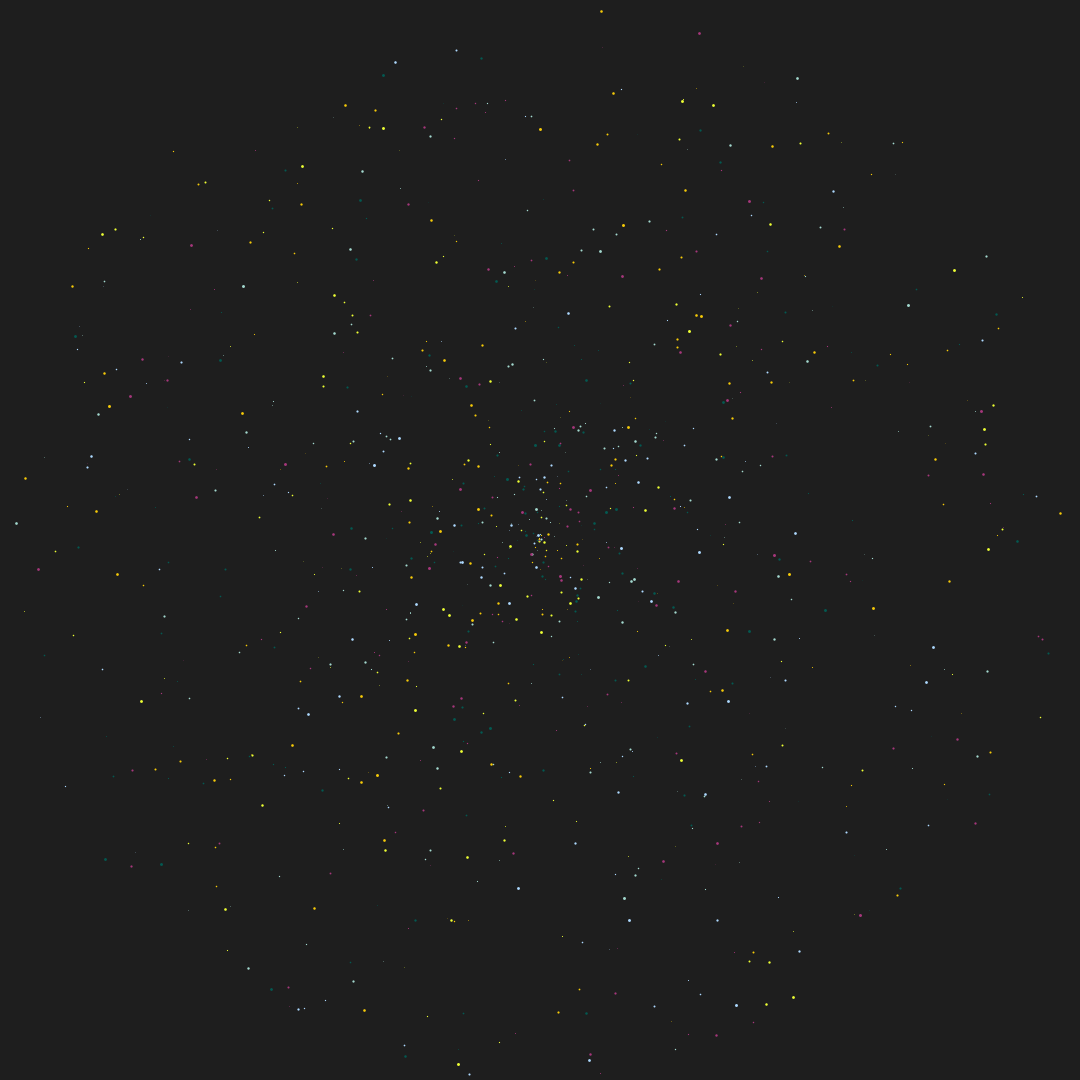
Frame 1 (no input)
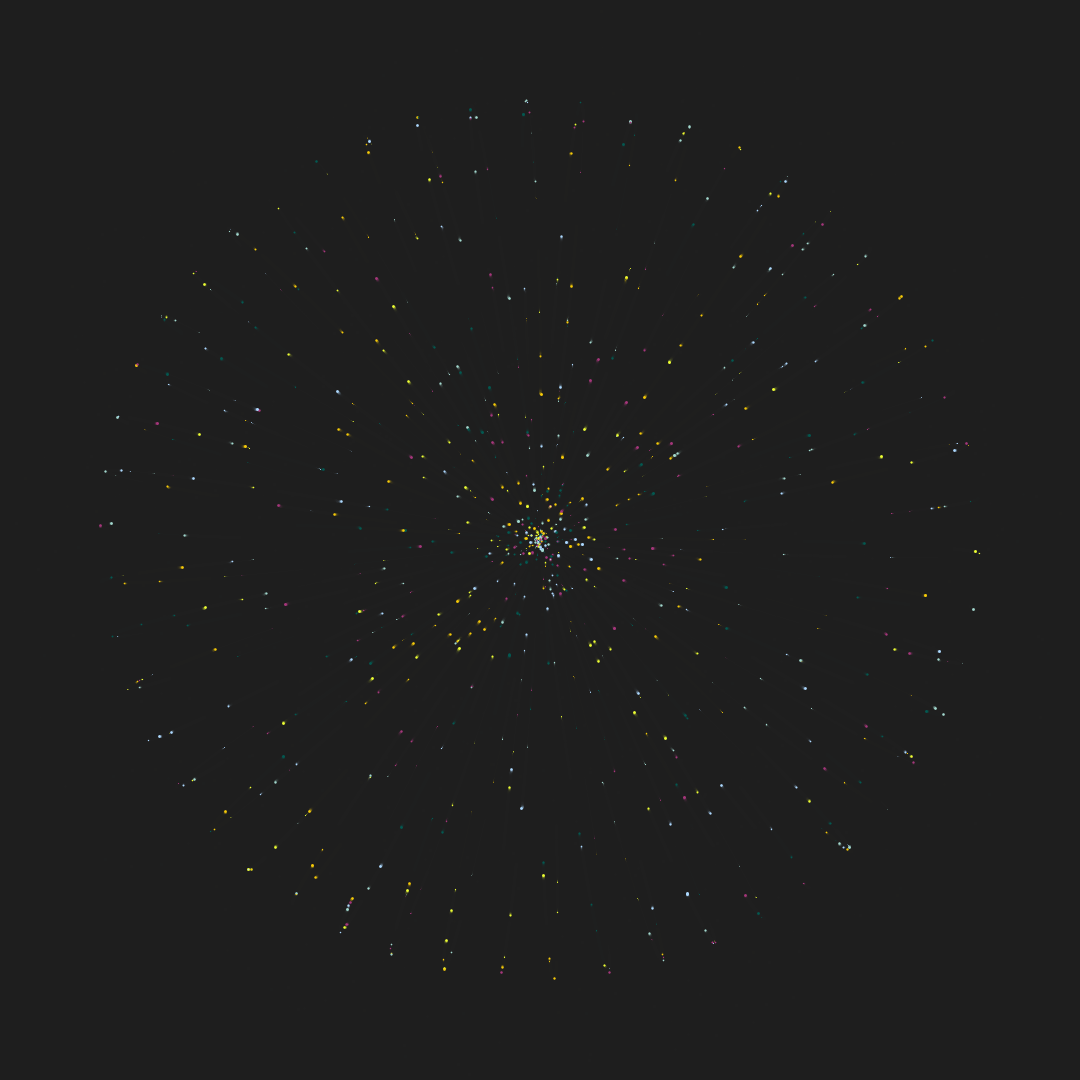
Frame 60 (the mouse pressed at the canvas centre just before this capture)
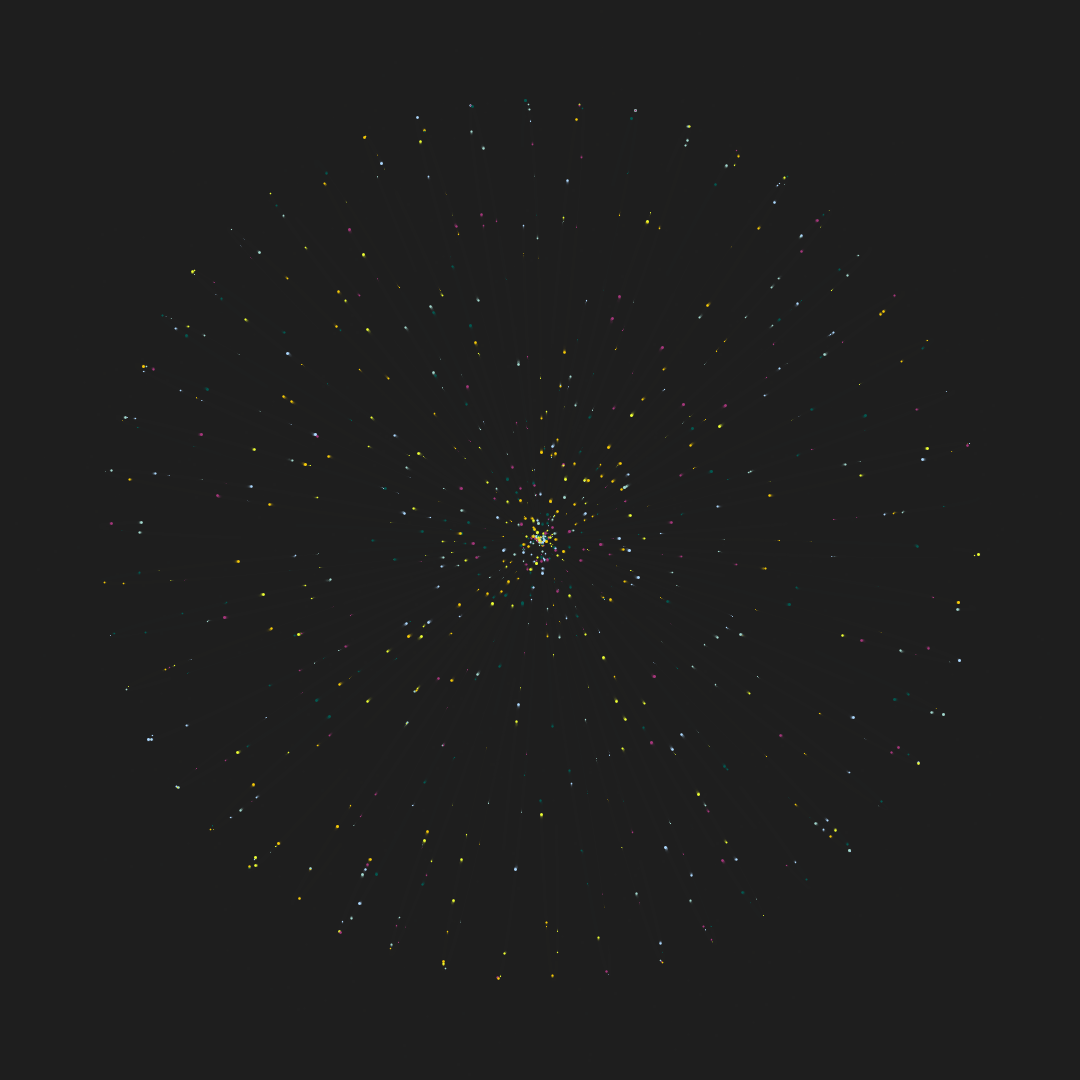
Frame 120 (the mouse held since frame 60 and released just before this capture)

The Processing sketch that drew these frames (run headless with seeded random() and noise(); from frame 60 on, the mouse is pressed at the canvas centre):

// Processing sketch: Space_Prompt
// ── Space_Prompt.pde
color[] cols = {#EDFF33, #ADD9FF, #A3D9CF, #025951, #A6367B, #F6CA07};
color bg = 30;

float margin = 100;
Agent[] agents = new Agent[1000];

void setup() {
  size(1080, 1080);
  background(bg);

  for (int i = 0; i < agents.length; i++) {
    agents[i] = new Agent();
  }
}

void draw() {
  // for not tracing
  //background(bg);

  // or a rectangle with low transparency
  // for tracing particles paths
  push(); 
  noStroke();
  fill(bg, 150);
  rect(0, 0, width, height);
  pop();

  for (Agent a : agents) {
    a.display();
    a.update();
  }
}

// ── Agent.pde
class Agent {
  float x, y;
  float size;
  
  float r, t;
  
  color col;
   
  Agent() {
    r = random(width/2);
    t = random(TWO_PI);
    x = width/2 + cos(t) * r;
    y = height/2 + sin(t) * r;
    
    size = random(0.5, 3);
    col = cols[(int)random(cols.length)];
  }
  
  void display() {
    stroke(col);
    strokeWeight(size);
    point(x, y);
  }
  
  void update() {
    r = map(sin(t*50), -1, 1, 0, width/2-margin);
    x = width/2 + cos(t) * r;
    y = height/2 + sin(t) * r;
    t += 0.0001;
  }
}
